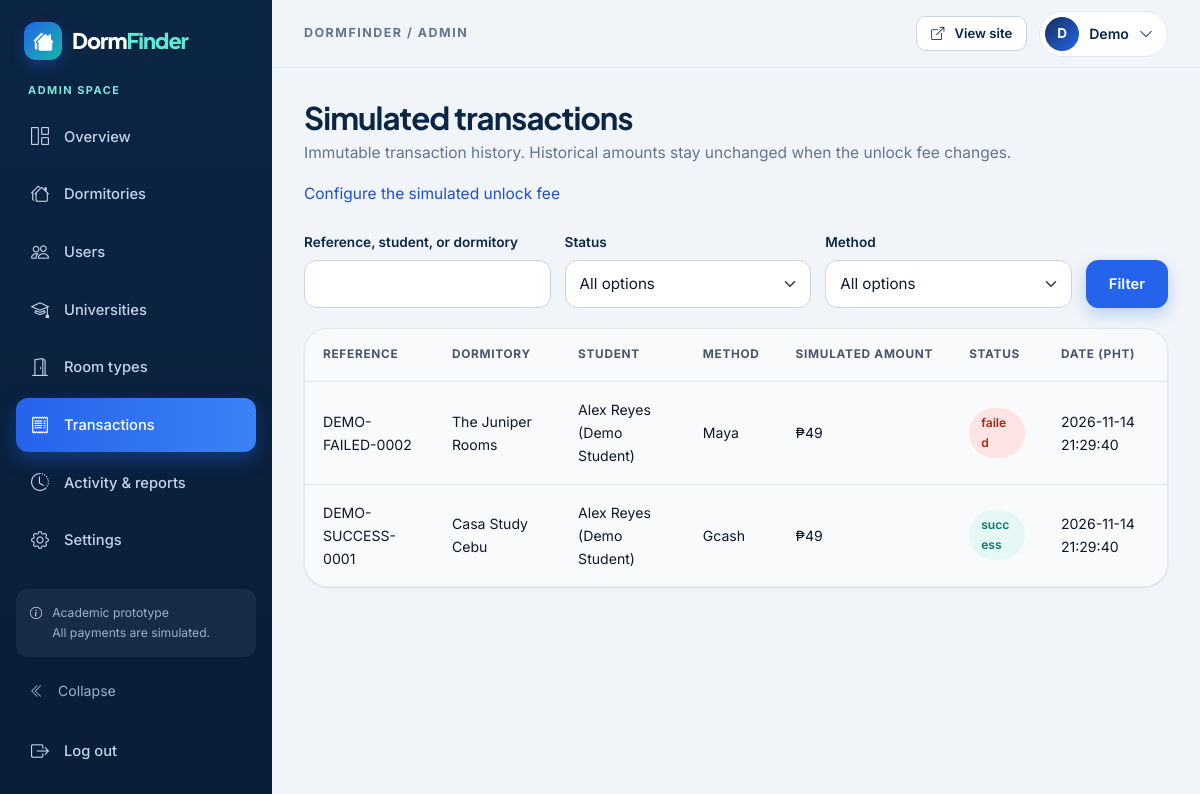
The app's page /admin/transactions.php (signed in) with its own data.
### tables this page shows
CREATE TABLE users (
 id BIGINT UNSIGNED AUTO_INCREMENT PRIMARY KEY,
 name VARCHAR(100) NOT NULL,
 email VARCHAR(190) NOT NULL UNIQUE,
 password_hash VARCHAR(255) NOT NULL,
 role ENUM('student','owner','admin') NOT NULL DEFAULT 'student',
 status ENUM('active','inactive') NOT NULL DEFAULT 'active',
 phone VARCHAR(30) NOT NULL DEFAULT '',
 created_at TIMESTAMP NOT NULL DEFAULT CURRENT_TIMESTAMP
);

CREATE TABLE unlock_transactions (
 id BIGINT UNSIGNED AUTO_INCREMENT PRIMARY KEY,
 reference VARCHAR(50) NOT NULL UNIQUE,
 user_id BIGINT UNSIGNED NOT NULL,
 dormitory_id BIGINT UNSIGNED NOT NULL,
 payment_method ENUM('gcash','maya','bank') NOT NULL,
 amount DECIMAL(10,2) NOT NULL,
 status ENUM('success','failed') NOT NULL,
 successful_listing BIGINT UNSIGNED GENERATED ALWAYS AS (CASE WHEN status = 'success' THEN dormitory_id ELSE NULL END) STORED,
 created_at TIMESTAMP NOT NULL DEFAULT CURRENT_TIMESTAMP,
 UNIQUE KEY one_success (user_id,successful_listing),
 UNIQUE KEY access_identity (id,user_id,dormitory_id),
 FOREIGN KEY (user_id) REFERENCES users(id),
 FOREIGN KEY (dormitory_id) REFERENCES dormitories(id),
 CONSTRAINT fee_positive CHECK (amount > 0)
);

CREATE TABLE dormitories (
 id BIGINT UNSIGNED AUTO_INCREMENT PRIMARY KEY,
 owner_id BIGINT UNSIGNED NOT NULL,
 university_id INT UNSIGNED NOT NULL,
 room_type_id INT UNSIGNED NOT NULL,
 name VARCHAR(160) NOT NULL,
 location VARCHAR(120) NOT NULL,
 exact_address VARCHAR(255) NOT NULL,
 monthly_rent DECIMAL(10,2) NOT NULL,
 capacity INT UNSIGNED NOT NULL,
 available_slots INT UNSIGNED NOT NULL,
 description TEXT NOT NULL,
 house_rules TEXT NOT NULL,
 curfew VARCHAR(255) NOT NULL DEFAULT 'Contact owner for details',
 security_info TEXT NOT NULL,
 contact_number VARCHAR(30) NOT NULL,
 map_url VARCHAR(1000) NOT NULL DEFAULT '',
 status ENUM('pending','approved','rejected') NOT NULL DEFAULT 'pending',
 is_active TINYINT(1) NOT NULL DEFAULT 1,
 is_demo TINYINT(1) NOT NULL DEFAULT 0,
 rejection_reason TEXT NULL,
 deleted_at DATETIME NULL,
 created_at TIMESTAMP NOT NULL DEFAULT CURRENT_TIMESTAMP,
 updated_at TIMESTAMP NOT NULL DEFAULT CURRENT_TIMESTAMP ON UPDATE CURRENT_TIMESTAMP,
 FOREIGN KEY (owner_id) REFERENCES users(id),
 FOREIGN KEY (university_id) REFERENCES universities(id),
 FOREIGN KEY (room_type_id) REFERENCES room_types(id),
 CONSTRAINT rent_positive CHECK (monthly_rent > 0),
 CONSTRAINT slots_within_capacity CHECK (available_slots <= capacity),
 INDEX public_search (status,is_active,deleted_at,monthly_rent),
 INDEX area_search (location), INDEX owner_search (owner_id)
);

### includes/auth.php (called while the page is built, shortened)
<?php
function current_user(): ?array {
    static $cache = [];
    $id = isset($_SESSION['user_id']) ? (int)$_SESSION['user_id'] : 0;
    if (!array_key_exists($id, $cache)) $cache[$id] = one("SELECT id,name,email,role,phone,status FROM users WHERE id=? AND status='active'", [$id]);
    return $cache[$id];
}
function require_role(string ...$roles): array {
    $user = current_user();
    return $user;
}

### config/database.php (called while the page is built, shortened)
<?php
function db_setting(string $key, string $default): string
{
    static $local;
    $local ??= is_file(__DIR__ . '/local.php') ? (array)require __DIR__ . '/local.php' : [];
    $env = getenv($key);
    return $env !== false && $env !== '' ? $env : (string)($local[$key] ?? $default);
}
function db(): PDO
{
    static $pdo;
    if (!$pdo) {
        $host = db_setting('DB_HOST', '127.0.0.1');
        $port = db_setting('DB_PORT', '3306');
        $name = db_setting('DB_NAME', 'dormfinder_db');
        $options = [
            PDO::ATTR_ERRMODE => PDO::ERRMODE_EXCEPTION,
            PDO::ATTR_DEFAULT_FETCH_MODE => PDO::FETCH_ASSOC,
            PDO::ATTR_EMULATE_PREPARES => false,
        ];
        $pdo = new PDO("mysql:host=$host;port=$port;dbname=$name;charset=utf8mb4", db_setting('DB_USER', 'root'), db_setting('DB_PASSWORD', ''), $options);
        $pdo->exec("SET time_zone = '+08:00'");
    }
    return $pdo;
}

### includes/dashboard-start.php (the view, shortened to what this page needs)
<?php
$appShell = true; $bodyClass = 'app-body'; require __DIR__ . '/header.php';
$me = current_user(); $role = $me['role']; $initial = strtoupper(mb_substr($me['name'], 0, 1));
$menu = ['dashboard.php'=>['bi-grid-1x2','Overview']];
if ($role==='admin') $menu += ['dormitories.php'=>['bi-houses','Dormitories'],'users.php'=>['bi-people','Users'],'universities.php'=>['bi-mortarboard','Universities'],'room-types.php'=>['bi-door-open','Room types'],'transactions.php'=>['bi-receipt','Transactions'],'activity.php'=>['bi-clock-history','Activity & reports'],'settings.php'=>['bi-gear','Settings']];
?>
<div class="app-shell"><div class="drawer-backdrop" data-sidebar-backdrop></div>
<aside class="app-sidebar" id="app-sidebar"><a class="brand" href="<?= url() ?>"><span class="brand-icon"><i class="bi bi-houses-fill" aria-hidden="true"></i></span><span class="brand-name">Dorm<span>Finder</span></span></a><div class="role-tag"><?= e($role) ?> space</div>
<nav aria-label="Dashboard navigation"><?php foreach ($menu as $route=>[$icon,$label]): $active = basename($_SERVER['SCRIPT_NAME'])===$route; ?><a class="<?= $active ? 'active' : '' ?>"<?= $active ? ' aria-current="page"' : '' ?> href="<?= url($role . '/' . $route) ?>" title="<?= e($label) ?>"><i class="bi <?= $icon ?>" aria-hidden="true"></i><span class="nav-label"><?= e($label) ?></span></a><?php endforeach; ?></nav>
<div class="sidebar-foot"><div class="sidebar-note"><i class="bi bi-info-circle" aria-hidden="true"></i><p>Academic prototype<br>All payments are simulated.</p></div><button class="sidebar-collapse" type="button" data-sidebar-collapse aria-expanded="true" title="Collapse sidebar"><i class="bi bi-chevron-double-left" aria-hidden="true"></i><span class="nav-label">Collapse</span></button><form action="<?= url('auth/logout.php') ?>" method="post"><?= csrf() ?><button class="sidebar-logout" title="Log out"><i class="bi bi-box-arrow-right" aria-hidden="true"></i><span class="nav-label">Log out</span></button></form></div></aside>
<div class="app-main"><header class="app-topbar"><div class="topbar-title"><span>DormFinder / <?= e($role) ?></span></div>
<div class="topbar-right"><a class="btn btn-outline-primary btn-sm" href="<?= url() ?>"><i class="bi bi-box-arrow-up-right" aria-hidden="true"></i> View site</a><div class="profile-menu"><button class="profile-btn" type="button" aria-haspopup="true" aria-expanded="false"><span class="avatar" aria-hidden="true"><?= e($initial) ?></span><span><?= e(explode(' ', $me['name'])[0]) ?></span><i class="bi bi-chevron-down" aria-hidden="true"></i></button></div></div></header>
<main id="main" class="dashboard-main"><h1><?= e($title) ?></h1>

### includes/transaction-table.php
<div class="table-responsive panel table-panel"><table class="table"><thead><tr><th>Reference</th><th>Dormitory</th><?php if (current_user()['role']==='admin'): ?><th>Student</th><?php endif; ?><th>Method</th><th>Simulated amount</th><th>Status</th><th>Date (PHT)</th></tr></thead><tbody><?php foreach ($transactions as $t): ?><tr><td><?= e($t['reference']) ?></td><td><?= e($t['dormitory']) ?></td><?php if (current_user()['role']==='admin'): ?><td><?= e($t['student']) ?></td><?php endif; ?><td><?= e(ucfirst($t['payment_method'])) ?></td><td><?= money($t['amount']) ?></td><td><span class="status-badge <?= $t['status']==='failed' ? 'rejected' : '' ?>"><?= e($t['status']) ?></span></td><td><?= e($t['created_at']) ?></td></tr><?php endforeach; ?><?php if (!$transactions): ?><tr><td colspan="7">No simulated transactions found.</td></tr><?php endif; ?></tbody></table></div>

### records on screen
users: role "ADMIN", name "D", name "Demo"
unlock_transactions: reference "DEMO-FAILED-0002", dormitory.name "The Juniper Rooms", user.name "Alex Reyes (Demo Student)", payment_method "Maya", amount "₱49", status "failed", created_at "2026-11-14 21:29:40"
unlock_transactions: reference "DEMO-SUCCESS-0001", dormitory.name "Casa Study Cebu", user.name "Alex Reyes (Demo Student)", payment_method "Gcash", amount "₱49", status "success", created_at "2026-11-14 21:29:40"

### other values on screen
$label "Overview"
$label "Dormitories"
$label "Users"
$label "Universities"
$label "Room types"
$label "Transactions"
$label "Activity & reports"
$label "Settings"
$title "Simulated transactions"
$label "Reference, student, or dormitory"
$label "Status Method"
form field status "All options"
form field method "All options"
